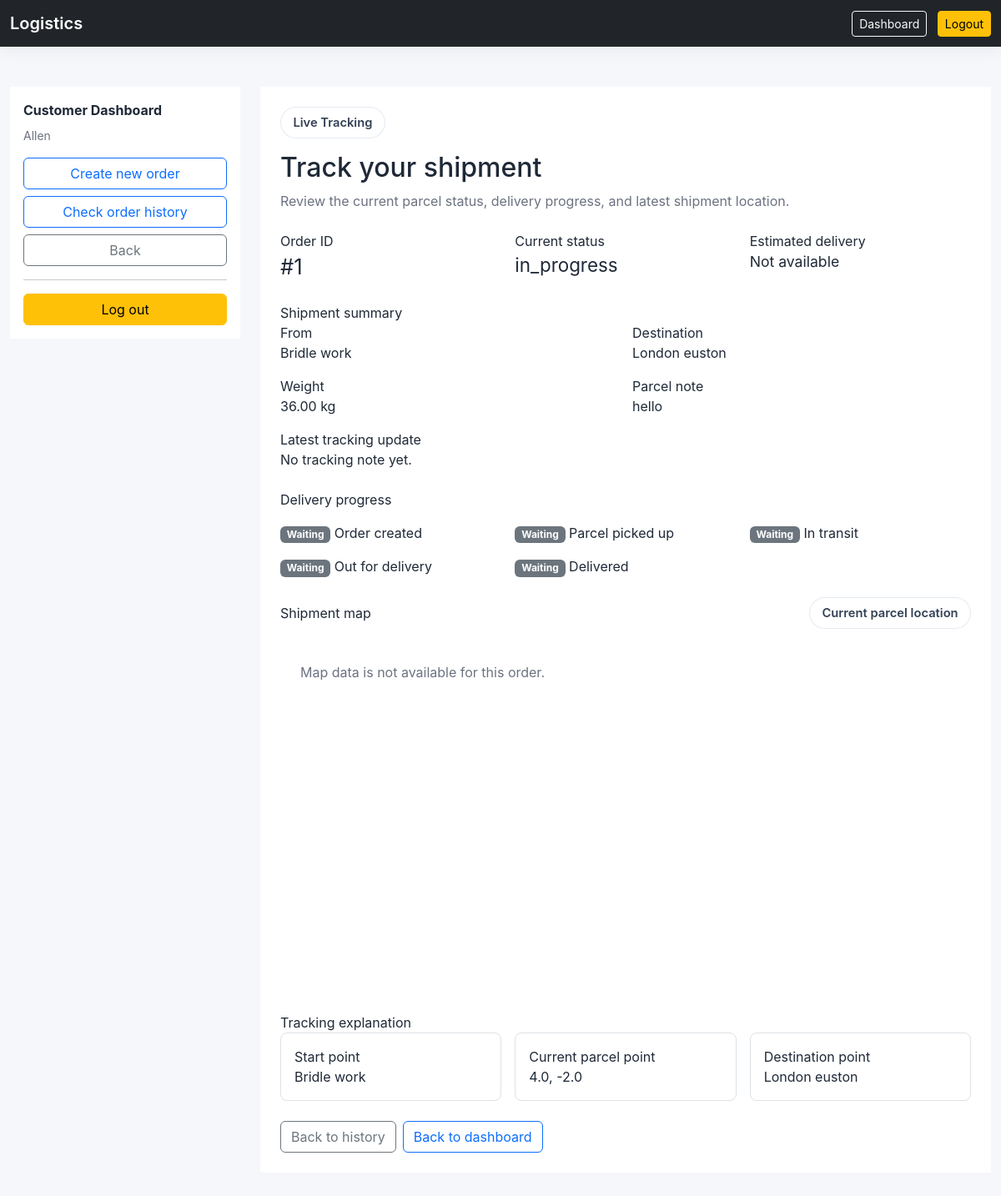
Page /customer/orders/1/ (signed in) on the committed database.
### logistics/models.py (models this page shows, shortened)
class Order(models.Model):
    STATUS_CHOICES = (
        ("pending", "Pending"),
        ("picked_up", "Picked up"),
        ("in_transit", "In transit"),
        ("out_for_delivery", "Out for delivery"),
        ("delivered", "Delivered"),
        ("cancelled", "Cancelled"),
    )
    depart_from = models.CharField(max_length=255, blank=True, default="")
    customer = models.ForeignKey(
        settings.AUTH_USER_MODEL,
        on_delete=models.CASCADE,
        related_name="orders"
    )
    address = models.CharField(max_length=255)
    destination = models.CharField(max_length=255)
    weight = models.DecimalField(max_digits=8, decimal_places=2)
    description = models.TextField(blank=True)
    status = models.CharField(max_length=30, choices=STATUS_CHOICES, default="pending")
    created_at = models.DateTimeField(auto_now_add=True)
    start_lat = models.FloatField(null=True, blank=True)
    start_lng = models.FloatField(null=True, blank=True)
    dest_lat = models.FloatField(null=True, blank=True)
    dest_lng = models.FloatField(null=True, blank=True)
    current_lat = models.FloatField(null=True, blank=True)
    current_lng = models.FloatField(null=True, blank=True)
    estimated_delivery = models.DateTimeField(null=True, blank=True)
    tracking_note = models.CharField(max_length=255, blank=True, default="")

### logistics/views.py (the view)
# urls.py: path("customer/orders/<int:order_id>/", views.customer_order_detail_view, name="customer_order_detail"),
@login_required
def customer_order_detail_view(request, order_id: int):
    _require_customer(request)
    try:
        order = Order.objects.get(id=order_id, customer=request.user)
    except Order.DoesNotExist:
        raise Http404()
    if order.status == "delivered":
        order.current_lat = order.dest_lat
        order.current_lng = order.dest_lng
    timeline = _build_tracking_timeline(order)
    return render(
        request,
        "customer/order_detail.html",
        {
            "order": order,
            "timeline": timeline,
        },
    )

### logistics/views.py (called while the page is built)
def _require_customer(request):
    if request.user.profile.role != "customer":
        raise Http404()

### logistics/templates/customer/order_detail.html (shortened to what this page needs)
{% extends "customer/customer_base.html" %}
{% block customer_content %}
<div class="hero-panel mb-4">
  <div class="soft-chip mb-3">Live Tracking</div>
  <h2 class="page-title mb-2">Track your shipment</h2>
  <p class="text-muted mb-0">
    Review the current parcel status, delivery progress, and latest shipment location.
  </p>
</div>
<div class="row g-3 mb-4">
  <div class="col-md-4">
    <div class="stat-card h-100">
      <div class="stat-label">Order ID</div>
      <div class="stat-value" style="font-size: 1.6rem;">#{{ order.id }}</div>
    </div>
  </div>
  <div class="col-md-4">
    <div class="stat-card h-100">
      <div class="stat-label">Current status</div>
      <div class="stat-value" style="font-size: 1.4rem;">{{ order.get_status_display }}</div>
    </div>
  </div>
  <div class="col-md-4">
    <div class="stat-card h-100">
      <div class="stat-label">Estimated delivery</div>
      <div class="stat-value" style="font-size: 1.1rem;">
        {% if order.estimated_delivery %}
          {{ order.estimated_delivery|date:"Y-m-d H:i" }}
        {% else %}
          Not available
        {% endif %}
      </div>
    </div>
  </div>
</div>
<div class="content-card mb-4">
  <div class="section-title">Shipment summary</div>
  <div class="row g-3">
    <div class="col-md-6">
      <div class="info-item">
        <div class="info-label">From</div>
        <div class="info-value">{{ order.depart_from|default:order.address }}</div>
      </div>
    </div>
    <div class="col-md-6">
      <div class="info-item">
        <div class="info-label">Destination</div>
        <div class="info-value">{{ order.destination }}</div>
      </div>
    </div>
    <div class="col-md-6">
      <div class="info-item">
        <div class="info-label">Weight</div>
        <div class="info-value">{{ order.weight }} kg</div>
      </div>
    </div>
    <div class="col-md-6">
      <div class="info-item">
        <div class="info-label">Parcel note</div>
        <div class="info-value">{{ order.description|default:"No description" }}</div>
      </div>
    </div>
    <div class="col-12">
      <div class="info-item">
        <div class="info-label">Latest tracking update</div>
        <div class="info-value">{{ order.tracking_note|default:"No tracking note yet." }}</div>
      </div>
    </div>
  </div>
</div>
<div class="content-card mb-4">
  <div class="section-title mb-3">Delivery progress</div>
  <div class="row g-3">
    {% for step in timeline %}
      <div class="col-md-6 col-xl-4">
        <div class="timeline-item h-100">
          <div class="timeline-left">
            {% if step.state == "done" %}
              <span class="badge text-bg-success">Completed</span>
            {% elif step.state == "current" %}
              <span class="badge text-bg-primary">In progress</span>
            {% else %}
              <span class="badge text-bg-secondary">Waiting</span>
            {% endif %}
            <span>{{ step.label }}</span>
          </div>
        </div>
      </div>
    {% endfor %}
  </div>
</div>
<div class="content-card mb-4">
  <div class="d-flex justify-content-between align-items-center flex-wrap gap-2 mb-3">
    <div class="section-title mb-0">Shipment map</div>
    <div class="soft-chip">Current parcel location</div>
  </div>
  <div class="timeline-map">
    <div id="map" style="height: 420px;"></div>
  </div>
</div>
<div class="content-card mb-4">
  <div class="section-title">Tracking explanation</div>
  <div class="row g-3">
    <div class="col-md-4">
      <div class="p-3 border rounded-3 h-100">
        <div class="info-label">Start point</div>
        <div class="info-value">{{ order.depart_from|default:order.address }}</div>
      </div>
    </div>
    <div class="col-md-4">
      <div class="p-3 border rounded-3 h-100">
        <div class="info-label">Current parcel point</div>
        <div class="info-value">
          {% if order.current_lat and order.current_lng %}
            {{ order.current_lat }}, {{ order.current_lng }}
          {% else %}
            Not available
          {% endif %}
        </div>
      </div>
    </div>
    <div class="col-md-4">
      <div class="p-3 border rounded-3 h-100">
        <div class="info-label">Destination point</div>
        <div class="info-value">{{ order.destination }}</div>
      </div>
    </div>
  </div>
</div>
<div class="mt-4 d-flex gap-2 flex-wrap">
  <a class="btn btn-outline-secondary" href="{% url 'customer_order_history' %}">
    Back to history
  </a>
  <a class="btn btn-outline-primary" href="{% url 'customer_dashboard' %}">
    Back to dashboard
  </a>
</div>
<link rel="stylesheet" href="https://unpkg.com/leaflet@1.9.4/dist/leaflet.css" />
{% endblock %}

### logistics/templates/customer/customer_base.html (shortened to what this page needs)
{% extends "base.html" %}
{% block content %}
<div class="row g-4">
  <div class="col-12 col-md-3 col-lg-3">
    <div class="auth-card bg-white p-3">
      <div class="fw-bold mb-2">Customer Dashboard</div>
      <div class="text-muted small mb-3">{{ user.username }}</div>
      <div class="d-grid gap-2">
        <a class="btn btn-outline-primary"
           href="{% url 'customer_order_new' %}">Create new order</a>
        <a class="btn btn-outline-primary"
           href="{% url 'customer_order_history' %}">Check order history</a>
        <a class="btn btn-outline-secondary"
           href="{% url 'customer_dashboard' %}">Back</a>
      </div>
      <hr class="my-3">
      <a class="btn btn-warning w-100" href="{% url 'logout' %}">Log out</a>
    </div>
  </div>
  <div class="col-12 col-md-9 col-lg-9">
    <div class="auth-card bg-white p-4">
      {% block customer_content %}{% endblock %}
    </div>
  </div>
</div>
{% endblock %}

### logistics/templates/base.html (shortened to what this page needs)
<!doctype html>
<html lang="en">
<head>
  <link href="https://cdn.jsdelivr.net/npm/bootstrap@5.3.3/dist/css/bootstrap.min.css" rel="stylesheet">
  {% load static %}
  <link rel="stylesheet" href="{% static 'logistics/app.css' %}">
</head>
<body class="bg-soft">
  <nav class="navbar navbar-expand-lg navbar-dark bg-dark">
    <div class="container">
      <a class="navbar-brand fw-semibold" href="{% url 'home' %}">Logistics</a>
      <div class="ms-auto">
        {% if user.is_authenticated %}
          <a class="btn btn-outline-light btn-sm" href="{% url 'dashboard' %}">Dashboard</a>
          <a class="btn btn-warning btn-sm ms-2" href="{% url 'logout' %}">Logout</a>
        {% else %}
          <a class="btn btn-outline-light btn-sm" href="{% url 'login' %}">Login</a>
          <a class="btn btn-primary btn-sm ms-2" href="{% url 'signup' %}">Register</a>
        {% endif %}
      </div>
    </div>
  </nav>
  <main class="py-5">
    <div class="container">
      {% block content %}{% endblock %}
    </div>
  </main>
</body>
</html>

### logistics/static/logistics/app.css (style rules this page uses)
body { background: #f5f7fb; font-family: "Inter", "Segoe UI", Arial, sans-serif; color: #1f2937; }
.navbar { box-shadow: 0 4px 20px rgba(15, 23, 42, 0.06); }
.container { max-width: 1200px; }
.soft-chip { display: inline-flex; align-items: center; gap: 0.4rem; padding: 0.45rem 0.9rem; border-radius: 999px; background: rgba(255, 255, 255, 0.82); border: 1px solid rgba(226, 232, 240, 0.95); color: #334155; font-size: 0.92rem; font-weight: 600; backdrop-filter: blur(8px); }
.text-muted { color: #6b7280 !important; }

### rows in the picture
Order: id "1", status "in_progress", depart_from "Bridle work", destination "London euston", weight "36.00", description "hello", tracking_note "No tracking note yet.", current_lat "4.0", current_lng "-2.0"

### other values in the picture
{{ user.username }} "Allen"
{{ step.label }} "Order created" "Parcel picked up" "In transit" "Out for delivery" "Delivered"
